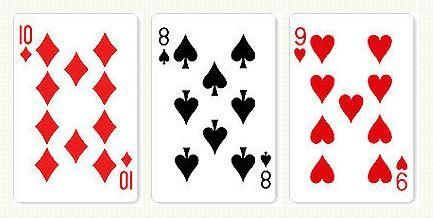
#> input picture template_matching/pocker_card.png, 433 x 218 px
$ python template_matching.py
#> lines starting #> are read from the running program, lines starting #| are printed output that depends on the picture
import numpy as np
import cv2
# from sklearn.preprocessing import StandardScaler

# [55 lines left out: functions Conv_with_2f, Conv_with_4f, Corre_with_2f, Corre_with_4f, scale, not called in this run]

def Subtraction(F, H):
    h, w = H.shape

    G = np.zeros((F.shape[0] - h + 1, F.shape[1] - w + 1))
    for i in range(G.shape[0]):
        for j in range(G.shape[1]):
            G[i,j] = (abs(F[i : i + h, j : j + w] - H)).sum()

    # [4 lines of commented-out code are left out]

    return G

if __name__ == '__main__':
    filter_a = np.array([[0, 0, 0], [0, 1, 0], [0, 0, 0]])
    filter_b = np.array([[1, 1, 1], [1, 1, 1], [1, 1, 1]]) * (1 / 9)
    filter_c = np.array([[1, 1, 1], [0, 0, 0], [-1, -1, -1]])
    filter_d = np.array([[1, 0, -1], [1, 0, -1], [1, 0, -1]])

    img = cv2.imread('pocker_card.png', 0)
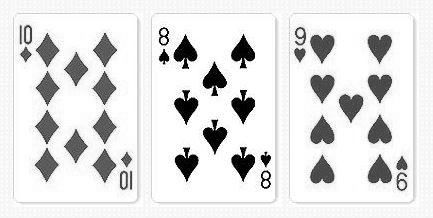
#> img: shape (218, 433); min 0, max 255, mean 224.3
    template = cv2.imread('diamond.png', 0)
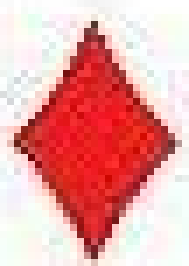
#> input picture template_matching/diamond.png, 27 x 38 px (shown 7 times larger)
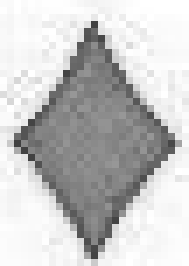
#> template: shape (38, 27) (shown 7 times larger); min 64, max 255, mean 199.3
    res = np.array(Subtraction(img, template))
#> after the loop in Subtraction, `for i in range(G.shape[0]):`:
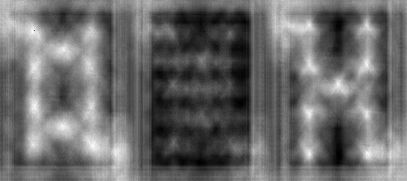
#> G: shape (181, 407) float64; min 58496, max 152049, mean 97317.6; drawn with min black and max white

    res = res / np.max(res) * 255
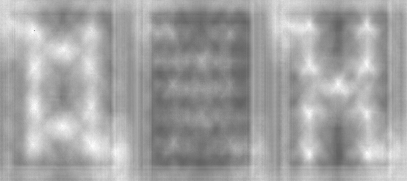
#> res: shape (181, 407) float64; min 98.1, max 255, mean 163.2
    res = res.astype('uint8')
    thresh = 100
    res[res < thresh] = 0
#> res: shape (181, 407); min 0, max 255, mean 162.6
    res[res > thresh] = 255
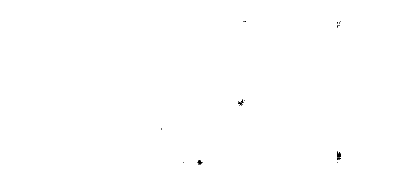
#> res: shape (181, 407); min 0, max 255, mean 254.8
    print(res)
#> (printed output is left out)

    cv2.imshow('input img', img)
    cv2.imshow('filter', template)
    cv2.imshow('result image', 255 - res)
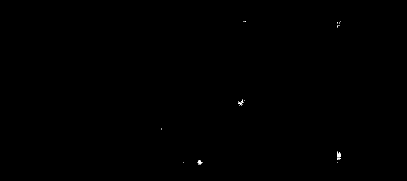
#> window 'result image': shape (181, 407); min 0, max 255, mean 0.2
    cv2.waitKey(0)
